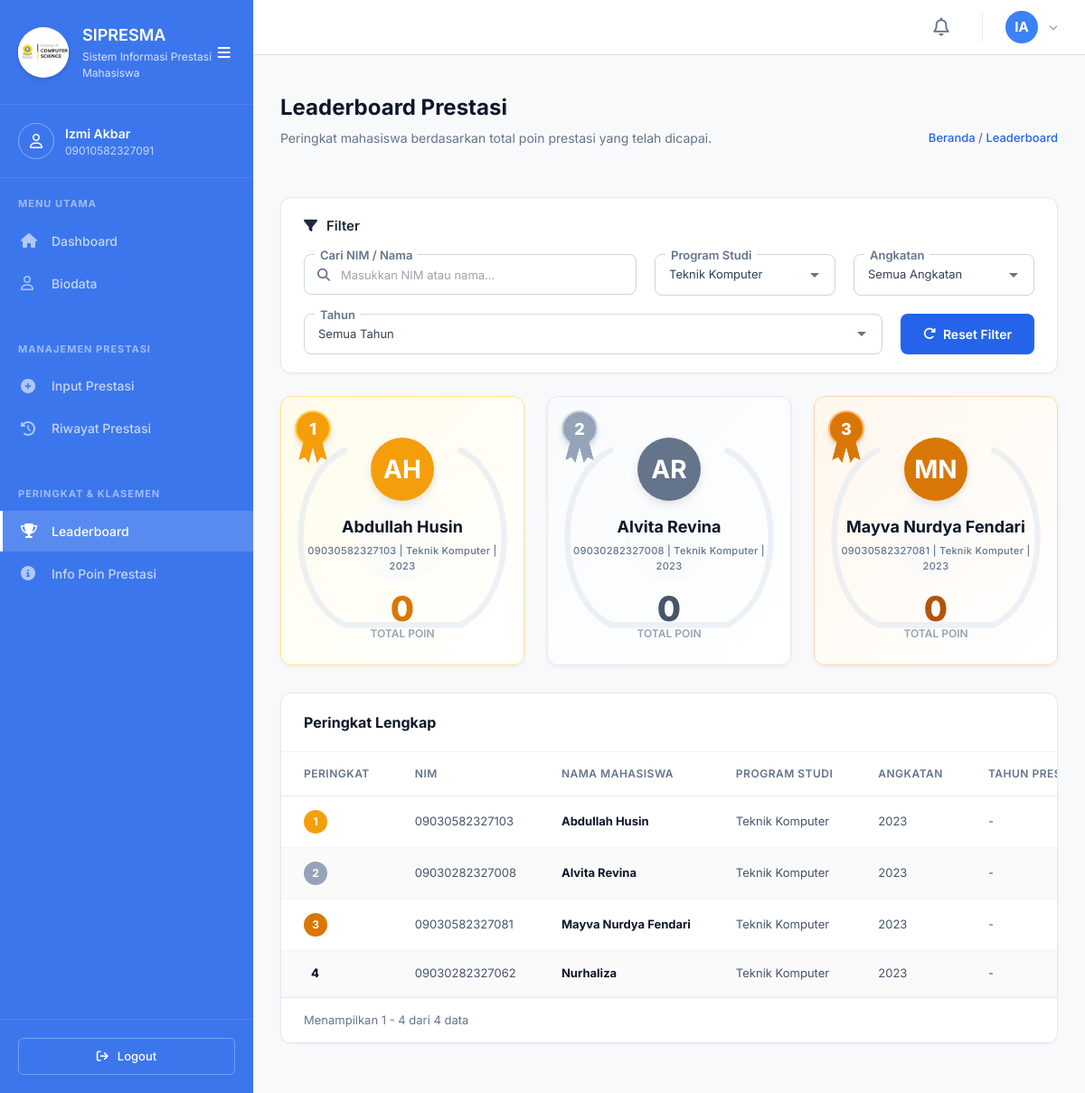
Page /mahasiswa/Leaderboard.php?prodi=Teknik Komputer (signed in) on the committed database.
### tables this page shows
CREATE TABLE IF NOT EXISTS `mahasiswa` (
  `id` int NOT NULL AUTO_INCREMENT,
  `user_id` int DEFAULT NULL,
  `nim` varchar(20) NOT NULL,
  `nama` varchar(100) NOT NULL,
  `prodi` varchar(100) DEFAULT NULL,
  `kelas` varchar(50) DEFAULT NULL,
  `pembimbing_akademik` varchar(100) DEFAULT NULL,
  `angkatan` varchar(10) NOT NULL,
  `email` varchar(100) DEFAULT NULL,
  `telp` varchar(20) DEFAULT NULL,
  `ipk` decimal(3,2) DEFAULT '0.00',
  `total_poin` int DEFAULT '0',
  `status_akun` varchar(20) DEFAULT 'aktif',
  `created_at` datetime DEFAULT CURRENT_TIMESTAMP,
  PRIMARY KEY (`id`),
  UNIQUE KEY `nim` (`nim`),
  KEY `user_id` (`user_id`),
  CONSTRAINT `mahasiswa_ibfk_1` FOREIGN KEY (`user_id`) REFERENCES `users` (`id`) ON DELETE CASCADE
);

### mahasiswa/Leaderboard.php (the view, shortened to what this page needs)
<?php
include 'LayoutHeader.php';
$filter_prodi = isset($_GET['prodi']) ? $_GET['prodi'] : '';
$search = isset($_GET['search']) ? $_GET['search'] : '';
$base_query = "
SELECT
    m.id,
    m.nim,
    m.nama,
    m.prodi,
    m.angkatan,
    COALESCE(SUM(
        CASE WHEN p.status = 'approved' THEN
            (SELECT pc.poin FROM poin_config pc WHERE (pc.tingkat = p.tingkat OR (p.tingkat = 'Kota/Kabupaten' AND pc.tingkat IN ('Kota','Kabupaten'))) AND pc.juara = p.juara ORDER BY pc.poin DESC LIMIT 1)
        ELSE 0 END
    ), 0) AS total_poin,
    COUNT(CASE WHEN p.status = 'approved' THEN 1 END) AS total_prestasi,
    GROUP_CONCAT(DISTINCT CASE WHEN p.status = 'approved' THEN p.tahun END ORDER BY p.tahun DESC SEPARATOR ', ') AS tahun_prestasi
FROM mahasiswa m
LEFT JOIN prestasi p ON m.id = p.mahasiswa_id
";
$where_clauses = ["1=1"];
if ($filter_prodi !== '') {
    $where_clauses[] = "m.prodi = '" . mysqli_real_escape_string($conn, $filter_prodi) . "'";
}
$query = $base_query . " WHERE " . implode(" AND ", $where_clauses) . " GROUP BY m.id, m.nim, m.nama, m.prodi, m.angkatan ORDER BY total_poin DESC, m.nama ASC";
$q_leaderboard = mysqli_query($conn, $query);
$leaderboard_data = [];
$rank = 1;
while($row = mysqli_fetch_assoc($q_leaderboard)) {
    $row['rank'] = $rank++;
    $leaderboard_data[] = $row;
}
$prodis = [];
$q_prodi = mysqli_query($conn, "SELECT DISTINCT prodi FROM mahasiswa WHERE prodi != '' AND prodi IS NOT NULL ORDER BY prodi ASC");
while($row = mysqli_fetch_assoc($q_prodi)) { $prodis[] = $row['prodi']; }
$top1 = isset($leaderboard_data[0]) ? $leaderboard_data[0] : null;
$top2 = isset($leaderboard_data[1]) ? $leaderboard_data[1] : null;
$top3 = isset($leaderboard_data[2]) ? $leaderboard_data[2] : null;
function getInitials($name) {
    $words = explode(' ', $name);
    $initials = '';
    foreach ($words as $w) {
        $initials .= strtoupper(substr($w, 0, 1));
        if (strlen($initials) >= 2) break;
    }
    return $initials;
}
?>
<div class="content-wrapper-new">
    <div class="page-header-new">
        <div class="page-header-flex">
            <div class="page-title-new">
                <div class="page-header-text">
                    <h1 style="margin: 0 0 5px 0; font-size: 24px; font-weight: 800; color: #0f172a;">Leaderboard Prestasi</h1>
                    <p style="font-family: 'Inter', sans-serif; font-size: 13px; font-weight: 400; color: #64748b; line-height: 1.5; margin: 0;">Peringkat mahasiswa berdasarkan total poin prestasi yang telah dicapai.</p>
                </div>
            </div>
            <div style="display: flex; flex-direction: column; align-items: flex-end; gap: 15px;">
                <div class="breadcrumb-top" style="margin-bottom: 0;">
                    <a href="Dashboard.php">Beranda</a> <span>/</span> Leaderboard
                </div>
            </div>
        </div>
    </div>
    <form action="Leaderboard.php" method="GET" id="filterForm">
        <div class="filter-card">
            <div class="filter-header">
                <i class="fa-solid fa-filter"></i> Filter
            </div>
            <div class="filter-controls">
                <div class="filter-group" style="flex: 2; min-width: 250px;">
                    <label class="filter-label">Cari NIM / Nama</label>
                    <div style="position: relative; display: flex; align-items: center;">
                        <input type="text" class="filter-input" name="search" id="filterSearch" placeholder="Masukkan NIM atau nama..." value="<?= htmlspecialchars($search) ?>">
                        <i class="fa-solid fa-magnifying-glass" style="position: absolute; left: 15px; color: #64748b; font-size: 14px;"></i>
                    </div>
                </div>
                <div class="filter-group">
                    <label class="filter-label">Program Studi</label>
                    <select class="filter-select" name="prodi" id="filterProdi" onchange="document.getElementById('filterForm').submit()">
                        <?php foreach($prodis as $p): ?>
                        <option value="<?= htmlspecialchars($p) ?>" <?= $filter_prodi === $p ? 'selected' : '' ?>><?= htmlspecialchars($p) ?></option>
                        <?php endforeach; ?>
                    </select>
                </div>
                <div class="filter-group">
                    <label class="filter-label">Angkatan</label>
                    <select class="filter-select" name="angkatan" id="filterAngkatan" onchange="document.getElementById('filterForm').submit()">
                        <option value="">Semua Angkatan</option>
                    </select>
                </div>
                <div class="filter-group">
                    <label class="filter-label">Tahun</label>
                    <select class="filter-select" name="tahun" id="filterTahun" onchange="document.getElementById('filterForm').submit()">
                        <option value="">Semua Tahun</option>
                    </select>
                </div>
                <a href="Leaderboard.php" class="btn-reset">
                    <i class="fa-solid fa-rotate-right"></i> Reset Filter
                </a>
            </div>
        </div>
    </form>
    <?php if(count($leaderboard_data) >= 3): ?>
    <div class="top3-grid animate-slide-up d-1">
        <?php if($top1): ?>
        <div class="top-card card-gold">
            <div class="medal-icon">1</div>
            <div class="avatar-lg"><?= getInitials($top1['nama']) ?></div>
            <h3><?= htmlspecialchars($top1['nama']) ?></h3>
            <div class="student-details"><?= htmlspecialchars($top1['nim']) ?> | <?= htmlspecialchars($top1['prodi']) ?> | <?= htmlspecialchars($top1['angkatan']) ?></div>
            <div class="points-number"><?= $top1['total_poin'] ?></div>
            <div class="points-label">Total Poin</div>
        </div>
        <?php endif; ?>
        <?php if($top2): ?>
        <div class="top-card card-silver">
            <div class="medal-icon">2</div>
            <div class="avatar-lg"><?= getInitials($top2['nama']) ?></div>
            <h3><?= htmlspecialchars($top2['nama']) ?></h3>
            <div class="student-details"><?= htmlspecialchars($top2['nim']) ?> | <?= htmlspecialchars($top2['prodi']) ?> | <?= htmlspecialchars($top2['angkatan']) ?></div>
            <div class="points-number"><?= $top2['total_poin'] ?></div>
            <div class="points-label">Total Poin</div>
        </div>
        <?php endif; ?>
        <?php if($top3): ?>
        <div class="top-card card-bronze">
            <div class="medal-icon">3</div>
            <div class="avatar-lg"><?= getInitials($top3['nama']) ?></div>
            <h3><?= htmlspecialchars($top3['nama']) ?></h3>
            <div class="student-details"><?= htmlspecialchars($top3['nim']) ?> | <?= htmlspecialchars($top3['prodi']) ?> | <?= htmlspecialchars($top3['angkatan']) ?></div>
            <div class="points-number"><?= $top3['total_poin'] ?></div>
            <div class="points-label">Total Poin</div>
        </div>
        <?php endif; ?>
    </div>
    <?php endif; ?>
    <div class="table-card animate-slide-up d-2">
        <div class="table-header">
            <h2>Peringkat Lengkap</h2>
        </div>
        <div class="table-responsive">
            <table class="custom-table" id="leaderboardTable">
                <thead>
                    <tr>
                        <th>PERINGKAT</th>
                        <th>NIM</th>
                        <th>NAMA MAHASISWA</th>
                        <th>PROGRAM STUDI</th>
                        <th>ANGKATAN</th>
                        <th>TAHUN PRESTASI</th>
                    </tr>
                </thead>
                <tbody id="tableBody">
                    <?php
                    $anim_idx = 1;
                    foreach($leaderboard_data as $row):
                        $rank_val = $row['rank'];
                        $rank_html = '';
                        if($rank_val == 1) $rank_html = '<div class="rank-circle rank-1">1</div>';
                        elseif($rank_val == 2) $rank_html = '<div class="rank-circle rank-2">2</div>';
                        elseif($rank_val == 3) $rank_html = '<div class="rank-circle rank-3">3</div>';
                        else $rank_html = '<div class="rank-other">'.$rank_val.'</div>';
                        $d_class = 'd-item-' . ($anim_idx <= 10 ? $anim_idx : 10);
                        $is_current = isset($mahasiswa_id) && $row['id'] == $mahasiswa_id;
                        $highlight_bg = $is_current ? 'background-color: #eff6ff;' : '';
                    ?>
                    <tr class="table-row item-anim <?= $d_class ?>" style="<?= $highlight_bg ?>">
                        <td><?= $rank_html ?></td>
                        <td><?= htmlspecialchars($row['nim']) ?></td>
                        <td class="col-name">
                            <?= htmlspecialchars($row['nama']) ?>
                        </td>
                        <td><?= htmlspecialchars($row['prodi']) ?></td>
                        <td><?= htmlspecialchars($row['angkatan']) ?></td>
                        <td><?= htmlspecialchars($row['tahun_prestasi'] ? $row['tahun_prestasi'] : '-') ?></td>
                    </tr>
                    <?php
                        $anim_idx++;
                    endforeach;
                    ?>
                </tbody>
            </table>
        </div>
        <?php if(count($leaderboard_data) > 0): ?>
        <div class="table-footer">
            <div class="pagination-info" id="paginationInfo">Menampilkan 1 - 10 dari <?= count($leaderboard_data) ?> data</div>
        </div>
        <?php endif; ?>
    </div>
</div>
<?php include 'LayoutFooter.php'; ?>

### mahasiswa/LayoutHeader.php (shortened to what this page needs)
<?php
require_once '../koneksi.php';
$mahasiswa_id = $_SESSION['mahasiswa_id'];
$biodata_query = "SELECT * FROM mahasiswa WHERE id = '$mahasiswa_id'";
$biodata_result = mysqli_query($conn, $biodata_query);
$biodata = mysqli_fetch_assoc($biodata_result);
?>
<!DOCTYPE html>
<html lang="id">
<head>
    <script src="https://cdn.tailwindcss.com"></script>
    <link rel="stylesheet" href="https://cdnjs.cloudflare.com/ajax/libs/font-awesome/6.4.0/css/all.min.css">
    <link rel="stylesheet" href="../administrator/Assets/Css/Style.css?v=<?= time() ?>">
    <link rel="stylesheet" href="assets/css/Style.css?v=<?= time() ?>">
</head>
<body class="dashboard-body new-dashboard">
    <?php include 'LayoutSidebar.php'; ?>
    <main class="main-content-new" id="mainContent">
        <header class="topbar-new" style="display: flex; justify-content: space-between; align-items: center; padding: 15px 30px; background-color: #ffffff; border-bottom: 1px solid #e0e0e0; min-height: 60px;">
            <div class="topbar-right" style="display: flex; align-items: center; gap: 20px; margin-left: auto;">
                <div class="notification-btn" id="notifBtn" style="position: relative; cursor: pointer; color: #64748b; font-size: 20px;">
                    <i class="fa-regular fa-bell"></i>
                </div>
                <div class="user-profile-top" style="display: flex; align-items: center; gap: 10px; cursor: pointer; position: relative;" id="profileBtn">
                    <?php
                        $words = explode(' ', trim($biodata['nama']));
                        $initials = strtoupper(substr($words[0], 0, 1) . (isset($words[1]) ? substr($words[1], 0, 1) : ''));
                    ?>
                    <div class="avatar" style="background-color: #3b82f6; color: white; width: 36px; height: 36px; border-radius: 50%; display: flex; align-items: center; justify-content: center; font-weight: 700; font-size: 15px;"><?= $initials ?></div>
                    <i class="fa-solid fa-chevron-down" style="color: #94a3b8; font-size: 10px; margin-left: 2px;"></i>
                </div>
            </div>
        </header>
        <div style="padding: 15px 30px 0 30px;">
        </div>

### rows in the picture
mahasiswa: nama "IA"
mahasiswa: nama "AH", nama "Abdullah Husin", nim "09030582327103", prodi "Teknik Komputer", angkatan "2023", tahun_prestasi "-"
mahasiswa: nama "AR", nama "Alvita Revina", nim "09030282327008", prodi "Teknik Komputer", angkatan "2023", tahun_prestasi "-"
mahasiswa: nama "MN", nama "Mayva Nurdya Fendari", nim "09030582327081", prodi "Teknik Komputer", angkatan "2023", tahun_prestasi "-"
mahasiswa: rank_val "4", nim "09030282327062", nama "Nurhaliza", prodi "Teknik Komputer", angkatan "2023", tahun_prestasi "-"

### other values in the picture
$_SESSION['nama'] "Izmi Akbar"
$_SESSION['nim'] "09010582327091"
$top1['total_poin'] "0"
$top2['total_poin'] "0"
$top3['total_poin'] "0"
form field prodi "Teknik Komputer"
